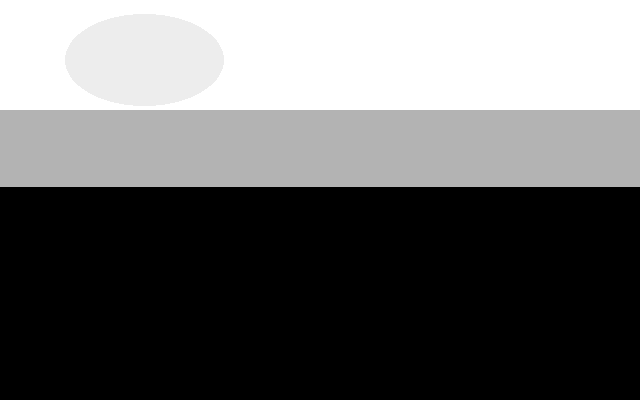
#> input picture conduction/toolbox/geology.png, 640 x 400 px
$ python conduction_toolbox.py   (older library calls are emulated)
#> lines starting #> are read from the running program, lines starting #| are printed output that depends on the picture

# coding: utf-8

if __name__ == "__main__":


    # variables
    upperBC = 298.0 # Kelvin
    lowerBC = 0.03 # W/m2

    minX, maxX = 0.0, 50000.0
    minY, maxY = -35000.0, 0.0


    import numpy as np
    import csv
    import time
    from scipy.ndimage import imread
    from conductionNd_serial import ConductionND
    try: range=xrange
    except: pass


    matfile = 'geology.png'
    mat_img = imread(matfile, flatten=True)
#> mat_img: shape (400, 640) float32; min 0, max 255, mean 103.8
    mat_img = np.flipud(mat_img)
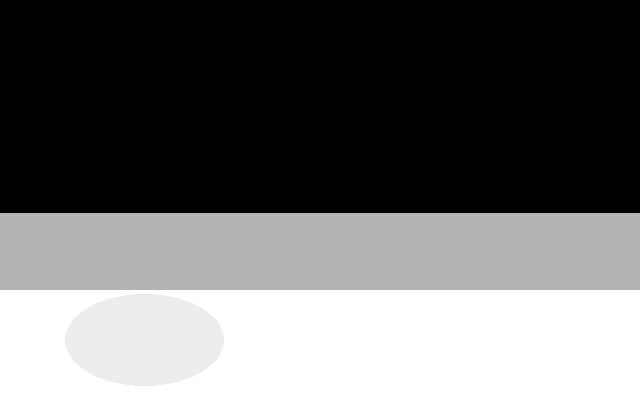
#> mat_img: shape (400, 640) float32; min 0, max 255, mean 103.8
    resY, resX = mat_img.shape
#> resY = 400; resX = 640

    mat_index = np.unique(mat_img)[::-1]
#> mat_index = [255, 237, 179, 0]


    lith_name = []
    index = []
    k_lith = []
    H_lith = []


    propfile = 'material_properties.csv'
#> (the run stopped early here; a loop or call above may not have finished)
